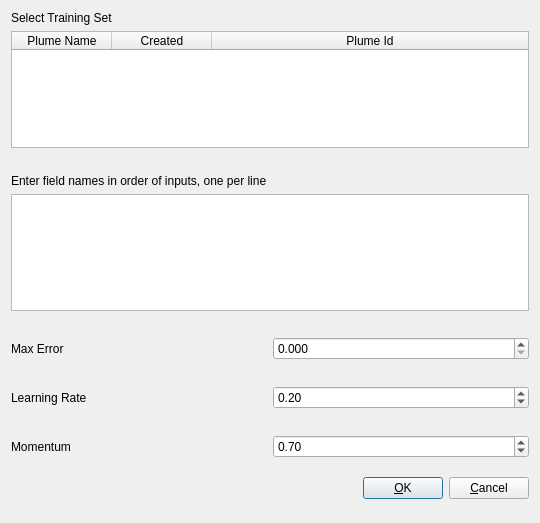
<?xml version="1.0" encoding="UTF-8"?>
<ui version="4.0">
 <class>TrainNeuralNetworkDialog</class>
 <widget class="QDialog" name="TrainNeuralNetworkDialog">
  <property name="geometry">
   <rect>
    <x>0</x>
    <y>0</y>
    <width>540</width>
    <height>523</height>
   </rect>
  </property>
  <property name="windowTitle">
   <string>Train Neural Network</string>
  </property>
  <property name="styleSheet">
   <string notr="true"/>
  </property>
  <property name="modal">
   <bool>true</bool>
  </property>
  <layout class="QVBoxLayout" name="verticalLayout">
   <item>
    <layout class="QVBoxLayout" name="verticalLayout_3">
     <item>
      <widget class="QLabel" name="label">
       <property name="text">
        <string>Select Training Set</string>
       </property>
      </widget>
     </item>
     <item>
      <widget class="QTableWidget" name="tableWidget">
       <property name="editTriggers">
        <set>QAbstractItemView::NoEditTriggers</set>
       </property>
       <property name="selectionMode">
        <enum>QAbstractItemView::SingleSelection</enum>
       </property>
       <property name="selectionBehavior">
        <enum>QAbstractItemView::SelectRows</enum>
       </property>
       <attribute name="horizontalHeaderStretchLastSection">
        <bool>true</bool>
       </attribute>
       <column>
        <property name="text">
         <string>Plume Name</string>
        </property>
       </column>
       <column>
        <property name="text">
         <string>Created</string>
        </property>
       </column>
       <column>
        <property name="text">
         <string>Plume Id</string>
        </property>
       </column>
      </widget>
     </item>
     <item>
      <layout class="QVBoxLayout" name="verticalLayout_4">
       <property name="topMargin">
        <number>20</number>
       </property>
       <item>
        <widget class="QLabel" name="label_2">
         <property name="text">
          <string>Enter field names in order of inputs, one per line</string>
         </property>
        </widget>
       </item>
       <item>
        <widget class="QPlainTextEdit" name="fieldsPlainTextEdit">
         <property name="tabChangesFocus">
          <bool>true</bool>
         </property>
        </widget>
       </item>
       <item>
        <layout class="QHBoxLayout" name="horizontalLayout">
         <property name="topMargin">
          <number>20</number>
         </property>
         <item>
          <widget class="QLabel" name="label_3">
           <property name="text">
            <string>Max Error</string>
           </property>
          </widget>
         </item>
         <item>
          <widget class="QDoubleSpinBox" name="maxErrorSpinBox">
           <property name="decimals">
            <number>3</number>
           </property>
           <property name="maximum">
            <double>1.000000000000000</double>
           </property>
           <property name="singleStep">
            <double>0.010000000000000</double>
           </property>
          </widget>
         </item>
        </layout>
       </item>
       <item>
        <layout class="QHBoxLayout" name="horizontalLayout_2">
         <property name="topMargin">
          <number>20</number>
         </property>
         <item>
          <widget class="QLabel" name="label_4">
           <property name="text">
            <string>Learning Rate</string>
           </property>
          </widget>
         </item>
         <item>
          <widget class="QDoubleSpinBox" name="learningRateSpinBox">
           <property name="maximum">
            <double>1.000000000000000</double>
           </property>
           <property name="singleStep">
            <double>0.010000000000000</double>
           </property>
           <property name="value">
            <double>0.200000000000000</double>
           </property>
          </widget>
         </item>
        </layout>
       </item>
      </layout>
     </item>
     <item>
      <layout class="QHBoxLayout" name="horizontalLayout_3">
       <property name="topMargin">
        <number>20</number>
       </property>
       <item>
        <widget class="QLabel" name="label_5">
         <property name="text">
          <string>Momentum</string>
         </property>
        </widget>
       </item>
       <item>
        <widget class="QDoubleSpinBox" name="momentumSpinBox">
         <property name="maximum">
          <double>1.000000000000000</double>
         </property>
         <property name="singleStep">
          <double>0.010000000000000</double>
         </property>
         <property name="value">
          <double>0.700000000000000</double>
         </property>
        </widget>
       </item>
      </layout>
     </item>
    </layout>
   </item>
   <item>
    <layout class="QHBoxLayout" name="horizontalLayout_Buttons">
     <item>
      <spacer name="horizontalSpacer_2">
       <property name="orientation">
        <enum>Qt::Horizontal</enum>
       </property>
       <property name="sizeHint" stdset="0">
        <size>
         <width>40</width>
         <height>48</height>
        </size>
       </property>
      </spacer>
     </item>
     <item>
      <widget class="QPushButton" name="okButton">
       <property name="text">
        <string>&amp;OK</string>
       </property>
      </widget>
     </item>
     <item>
      <widget class="QPushButton" name="cancelButton">
       <property name="text">
        <string>&amp;Cancel</string>
       </property>
       <property name="autoDefault">
        <bool>false</bool>
       </property>
      </widget>
     </item>
    </layout>
   </item>
  </layout>
 </widget>
 <resources/>
 <connections/>
</ui>
